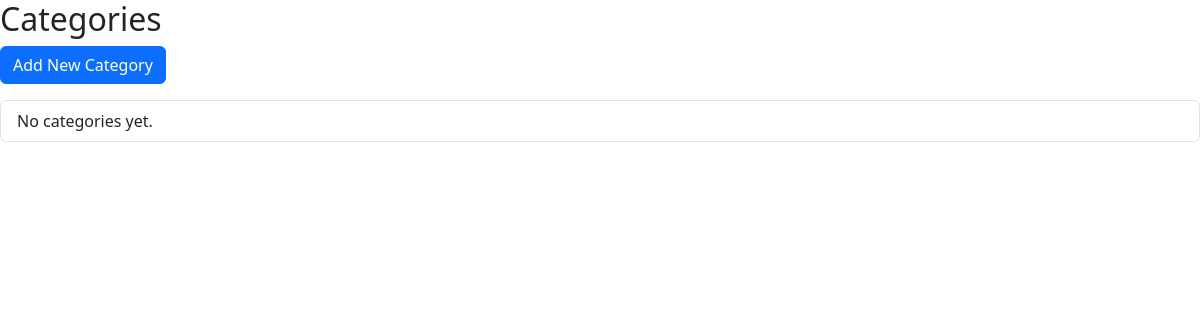
/categories/ (signed in), run on an earlier commit of the app's database.
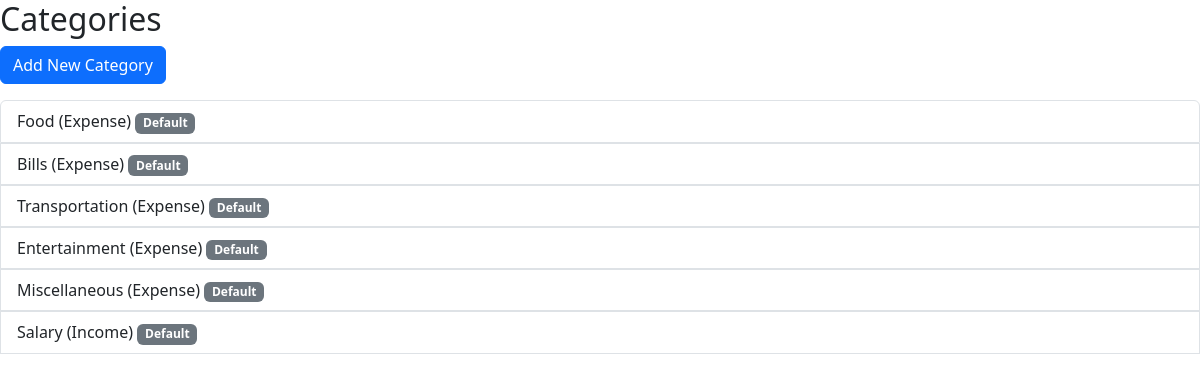
And on a later commit of the database.
### tracker/models.py (models this page shows, shortened)
class Category(models.Model):
    INCOME = 'Income'
    EXPENSE = 'Expense'
    CATEGORY_TYPES = [
        (INCOME, 'Income'),
        (EXPENSE, 'Expense'),
    ]
    user = models.ForeignKey(User, on_delete=models.CASCADE, null=True, blank=True)  # <-- Allow NULL for defaults
    name = models.CharField(max_length=100)
    type = models.CharField(max_length=7, choices=CATEGORY_TYPES)
    is_default = models.BooleanField(default=False)  # <-- New field!

### tracker/views.py (the view)
# urls.py: path('categories/', views.category_list, name='category_list'),
@login_required
def category_list(request):
    categories = Category.objects.filter(Q(user=request.user) | Q(is_default=True))
    return render(request, 'tracker/category_list.html', {'categories': categories})

### tracker/templates/tracker/category_list.html (shortened to what this page needs)
<link href="https://cdn.jsdelivr.net/npm/bootstrap@5.3.3/dist/css/bootstrap.min.css" rel="stylesheet">
<h2>Categories</h2>
<a href="{% url 'category_create' %}" class="btn btn-primary mb-3">Add New Category</a>
<ul class="list-group">
    {% for category in categories %}
        <li class="list-group-item d-flex justify-content-between align-items-center">
            <div>
                {{ category.name }} ({{ category.type }})
                {% if category.is_default %}
                    <span class="badge bg-secondary">Default</span>
                {% endif %}
            </div>
        </li>
    {% empty %}
        <li class="list-group-item">No categories yet.</li>
    {% endfor %}
</ul>

What changed in the data, as far as the page shows it:
now on this page (row edited): Category: name "Food", type "Expense", is_default "Default"
now on this page (row edited): Category: name "Bills", type "Expense", is_default "Default"
now on this page (row edited): Category: name "Transportation", type "Expense", is_default "Default"
now on this page (row edited): Category: name "Entertainment", type "Expense", is_default "Default"
now on this page (row edited): Category: name "Miscellaneous", type "Expense", is_default "Default"
added Category: name "Salary", type "Income", is_default "Default"
Also different on the page:
text no longer shown: "No categories yet."
